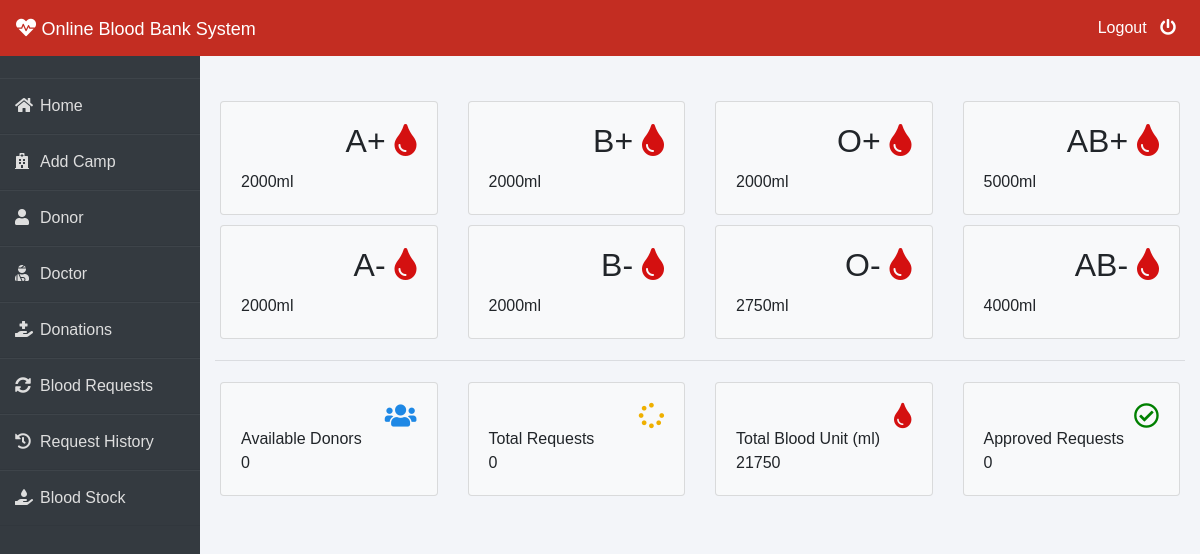
Before: /admin-dashboard (signed in) with the older database file.
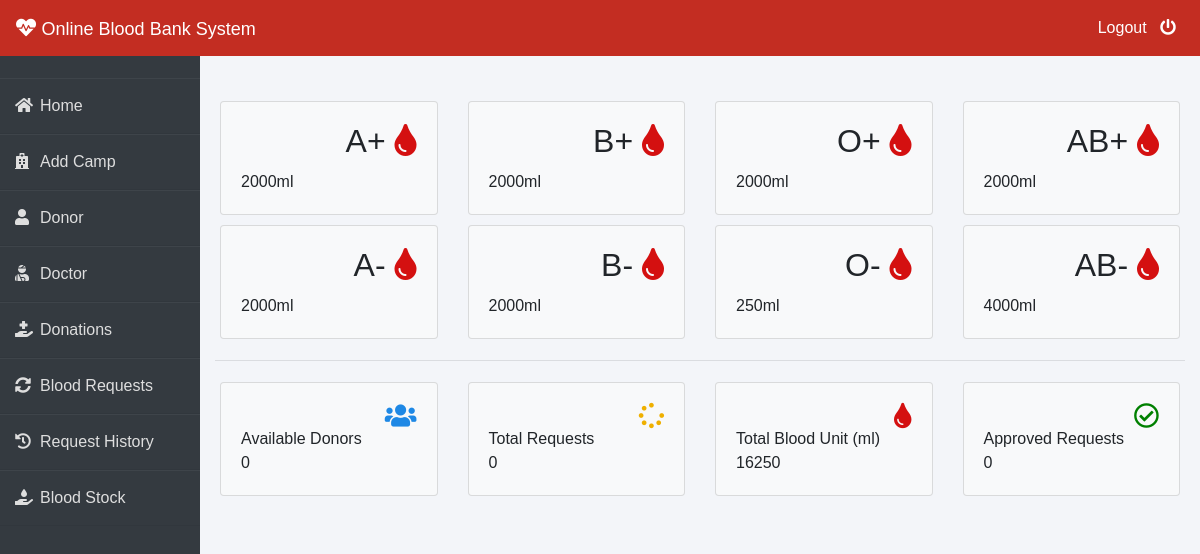
After: the same page with the newer database file.
### blood/models.py (models this page shows, shortened)
class Stock(models.Model):
    bloodgroup = models.CharField(max_length=10)
    unit = models.PositiveIntegerField(default=0)

### blood/views.py (the view)
# urls.py: path('admin-dashboard', views.admin_dashboard_view,name='admin-dashboard'),
@login_required(login_url='adminlogin')
def admin_dashboard_view(request):
    totalunit = models.Stock.objects.aggregate(Sum('unit'))
    dict = {
        'A1': models.Stock.objects.get(bloodgroup="A+"),
        'A2': models.Stock.objects.get(bloodgroup="A-"),
        'B1': models.Stock.objects.get(bloodgroup="B+"),
        'B2': models.Stock.objects.get(bloodgroup="B-"),
        'AB1': models.Stock.objects.get(bloodgroup="AB+"),
        'AB2': models.Stock.objects.get(bloodgroup="AB-"),
        'O1': models.Stock.objects.get(bloodgroup="O+"),
        'O2': models.Stock.objects.get(bloodgroup="O-"),
        'totaldonors': dmodels.Donor.objects.all().count(),
        'totalbloodunit': totalunit['unit__sum'],
        'totalrequest': models.BloodRequest.objects.all().count(),
        'totalapprovedrequest': models.BloodRequest.objects.all().filter(status='Approved').count()
    }
    return render(request, 'blood/admin_dashboard.html', context=dict)

### templates/blood/admin_dashboard.html (shortened to what the changed rows need)
{% extends 'blood/adminbase.html' %}
{% block content %}
<br><br>
<div class="container">
    <div class="row">
        <div class="col-sm-3">
          <div class="card bg-light">
            <div class="card-body">
                <div class="blood">
                    <h2>A+ <i class="fas fa-tint" ></i></h2>
                </div><br><br>
            </div>
          </div>
        </div>
        <div class="col-sm-3">
            <div class="card bg-light">
                <div class="card-body">
                    <div class="blood">
                        <h2>B+ <i class="fas fa-tint"></i></h2>
                    </div><br><br>
                </div>
              </div>
        </div>
        <div class="col-sm-3">
            <div class="card bg-light">
                <div class="card-body">
                    <div class="blood">
                        <h2>O+ <i class="fas fa-tint"></i></h2>
                    </div><br><br>
                </div>
              </div>
          </div>
          <div class="col-sm-3">
            <div class="card bg-light">
                <div class="card-body">
                    <div class="blood">
                        <h2>AB+ <i class="fas fa-tint"></i></h2>
                    </div><br><br>
                    <div>
                      {{AB1.unit}}ml
                    </div>
                </div>
              </div>
          </div>
      </div>
      <div class="row">
        <div class="col-sm-3">
          <div class="card bg-light">
            <div class="card-body">
                <div class="blood">
                    <h2>A- <i class="fas fa-tint"></i></h2>
                </div><br><br>
            </div>
          </div>
        </div>
        <div class="col-sm-3">
            <div class="card bg-light">
                <div class="card-body">
                    <div class="blood">
                        <h2>B- <i class="fas fa-tint"></i></h2>
                    </div><br><br>
                </div>
              </div>
        </div>
        <div class="col-sm-3">
            <div class="card bg-light">
                <div class="card-body">
                    <div class="blood">
                        <h2>O- <i class="fas fa-tint"></i></h2>
                    </div><br><br>
                    <div>
                      {{O2.unit}}ml
                    </div>
                </div>
              </div>
          </div>
          <div class="col-sm-3">
            <div class="card bg-light">
                <div class="card-body">
                    <div class="blood">
                        <h2>AB- <i class="fas fa-tint"></i></h2>
                    </div><br><br>
                </div>
              </div>
          </div>
      </div>
    <div class="row">
        <div class="col-sm-3">
          <div class="card bg-light">
              <div class="card-body">
                  <div class="blood">
                      <i class="fas fa-tint xyz" style="color:#d41010;"></i>
                  </div><br>
                  <div>
                      Total Blood Unit (ml) <br>
                      {{totalbloodunit}}
                  </div>
              </div>
            </div>
        </div>
    </div>
</div>
{% endblock content %}

Changed rows visible on the page:
changed Stock (number 4 of 8 on the later page): unit "5000" → "2000"
changed Stock (number 7 of 8 on the later page): unit "2750" → "250"
Other visible differences:
{{ totalbloodunit }}: "21750" → "16250"
